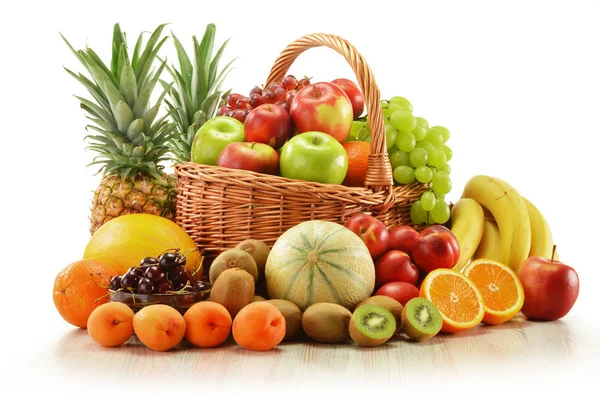
#> input picture sample.jpg, 600 x 399 px
$ jupyter execute --allow-errors experiment.ipynb
#> lines starting #> are read from the running program, lines starting #| are printed output that depends on the picture
### image_pyramid.py

from convolution import convolve_2d_gaussian
from gaussian import get_gaussian_kernel_1d
from image import get_greyscale_image, show_image_greyscale
import math


# [15 lines left out: function subsample, not called in this run]

def get_number_of_octaves(image):
    """
    @param image: 2d matrix
    """
    number_of_rows = len(image)
    number_of_cols = len(image[0])

    largest_dimension = max(number_of_rows, number_of_cols)

    # ensure last octave is atleast 16 x 16
    number_of_octaves = int(math.log(largest_dimension, 2) - 4)

    if number_of_octaves < 1:
        print("image is too small for SIFT !")

    return number_of_octaves

def filter_bank(sigma_0 = 1, s = 3):
    """
    @param sigma_0: initial blur
    @param s: size of an octave
    """
    # image pyramid is implemented efficiently using incremental blurs
    # the filters are sigma_i * sqrt(2^(2/s) - 1)
    bank = []
    sigmas = []

    for i in range(0,s):
        sigma_i = sigma_0 * (2**(i/s))
        sigmas.append(sigma_i)

        sigma_ki = sigma_i * (2**(2 / s) - 1)**0.5
        filter_i = get_gaussian_kernel_1d(sigma_ki)
        bank.append(filter_i)

    sigma_i = sigma_0 * 2
    sigmas.append(sigma_i)

    return bank, sigmas[1:]

def get_pyramid(image, sigma_0 = 1, s = 3):
    """
    @param image: 2d matrix
    @param sigma_0: initial blur
    @param s: size of an octave
    """
    # number of octaves = height of octaves
    octaves = get_number_of_octaves(image)

    # initialise pyramid
    pyramid = [[] for _ in range(octaves)]
    # linear_pyramid = []
    actual_sigmas = [[] for _ in range(octaves)]
    actual_sigma = sigma_0

    # deep copy used to ensure original image is not affected
    image_copy = image.copy()

    # same filters used for every octave thanks to subsampling
    filters, sigmas = filter_bank(sigma_0, s)

    # initial filter from sigma_0
    initial_filter = get_gaussian_kernel_1d(sigma_0)
    image_copy = convolve_2d_gaussian(image_copy, initial_filter)

    for octave in range(octaves):
        # add to pyramid
        pyramid[octave].append(image_copy.copy())
        # linear_pyramid.append(image_copy.copy())

        # consolidate actual sigmas
        actual_sigmas[octave].append(actual_sigma)

        print("Octave number :", octave)
        print("Octave Sigma: ", sigma_0)
        print("Actual Sigma: ", actual_sigma)
        show_image_greyscale(image_copy)

        for idx, filter in enumerate(filters):

            # small incremental blur
            image_copy = convolve_2d_gaussian(image_copy, filter)

            # add to pyramid
            pyramid[octave].append(image_copy.copy())
            # linear_pyramid.append(image_copy.copy())

            #calculate actual sigma
            actual_sigma = sigmas[idx] * 2**octave
            actual_sigmas[octave].append(actual_sigma)

            print("Octave number :", octave)
            print("Octave Sigma: ", sigmas[idx])
            print("Actual Sigma: ", actual_sigma)
            show_image_greyscale(image_copy)

        print("---------------------------------------------------------------")

        # reduce image size by 4 (half each dimension)
        image_copy = subsample(image_copy)


    return pyramid, actual_sigmas


#-----------------------------------------------------------------------------


# [87 lines left out: functions filter_bank2, get_pyramid2, not called in this run]


### convolution.py
from column import add_column, get_column
from gaussian import get_gaussian_kernel_1d


def convolve_1d(image, kernel):
    # 1-d convolution with odd length kernel
    mid = int((len(kernel) - 1)/2)

    output = [0 for i in image]
    for i in range(len(image)):
        for j in range(len(kernel)):

            image_idx = i - mid + j

            if image_idx < 0 or image_idx >= len(image):
                # padding of 0
                pixel = 0
            else:
                pixel = image[i - mid + j]

            output[i] += pixel * kernel[-j-1]

        # output[i] = round(output[i])
    return output

def convolve_2d_gaussian(image, kernel):
    # 2-d convolution = 2 1-d convolution
    # kernel input is 1d gaussian
    # image is 2d input
    image_after_convx = []
    image_after_convy = []
    for row in image:
        image_after_convx.append(convolve_1d(row, kernel))

    for column_index in range(len(image[0])):
        columnx = get_column(image_after_convx, column_index)
        add_column(image_after_convy, convolve_1d(columnx, kernel))

    return image_after_convy

### gaussian.py
import math
PI = math.pi
e = math.e

def ln(x):
    return math.log(x)

def standard_gaussian_pdf_1d(sigma, x):
    return (1/(sigma * (2*PI)**0.5)) * e**(-0.5*(x/sigma)**2)

def standard_gaussian_pdf_2d(sigma, x, y):
    return (1/((2*PI) * (sigma**2))) * e**(-(x**2 + y**2) / (2 * sigma**2))


def get_gaussian_kernel_1d(sigma):
    # a 1-d truncation of 1/1000 of peak value = 1 is used
    n = int(((-2 * ln(1 / 1000))**0.5) * sigma)

    # a 2-d truncation of 1/1000 of peak value = 1 is used
    # n = int(((-1 * ln((sigma**2) * 2*PI / 1000))**0.5) * sigma)

    # let kernel be of size 2n+1
    kernel = [standard_gaussian_pdf_1d(sigma, i) for i in range(-n, n+1, 1)]

    return kernel

### experiment.ipynb
[cell 1]
import cv2
import matplotlib.pyplot as plt
import numpy as np
from PIL import Image, ImageOps

from convolution import *
from gaussian import *
from image_pyramid import *

from blob import *

[cell 2]
# creating a image1 object
im1 = Image.open("sample.jpg")
#> im1 is the input picture: PIL image 600x399 RGB; mean R, G, B 215.2, 189.4, 154.2

# applying grayscale method
im2 = ImageOps.grayscale(im1)
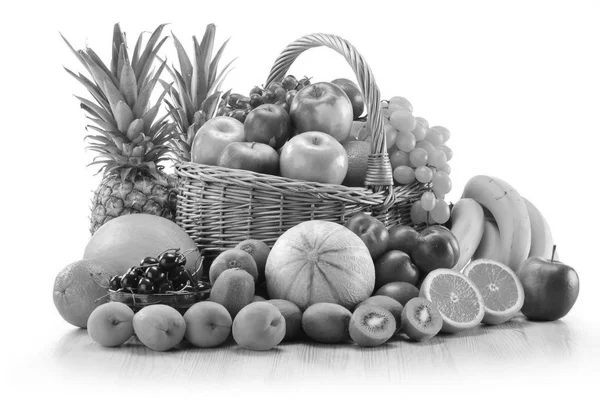
#> im2: PIL image 600x399 L; min 6, max 255, mean 193.1

[cell 3]
plt.imshow(im2, cmap='gray')

[cell 4]
a = np.array(im2)
print(a.shape)
#| (399, 600)

#> (the rest of this cell did not finish here and is left out)

#> in get_number_of_octaves, `number_of_rows = len(image)`: number_of_rows = 399
#> in get_number_of_octaves, `number_of_cols = len(image[0])`: number_of_cols = 600
#> in get_number_of_octaves, `number_of_octaves = int(math.log(largest_dimension, 2) - 4)`: number_of_octaves = 5
#> after the loop in convolve_2d_gaussian, `for row in image:`: image_after_convx = 399 items
#> the loop in convolve_2d_gaussian, `for column_index in range(len(image[0])):` made 1 pass

#> (a cell that did not finish here is left out)

#> (a cell that did not finish here is left out)

#> (a cell that did not finish here is left out)

#> (a cell that did not finish here is left out)

#> (a cell that did not finish here is left out)
